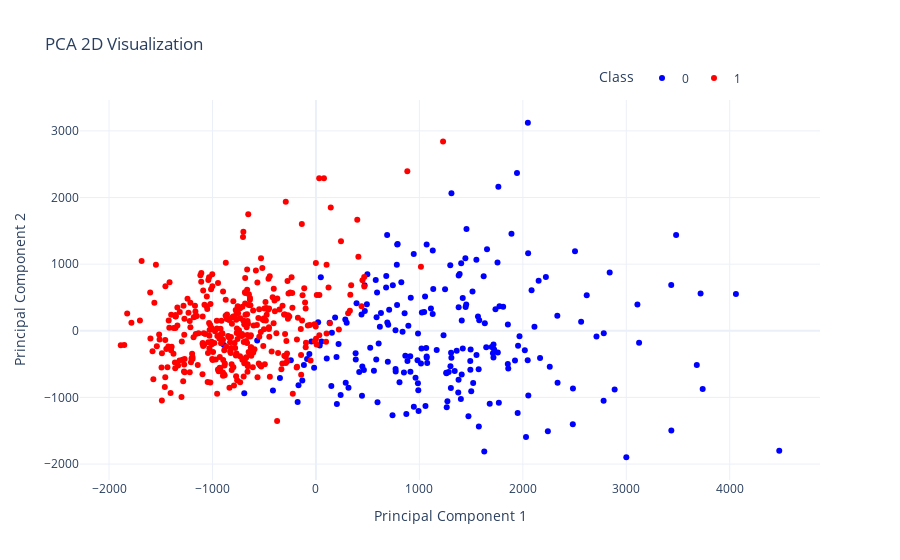

Notebook source saved alongside this figure:
### Code cell
from sklearn.decomposition import PCA
import plotly.express as px
import pandas as pd

# Réduction de dimension avec PCA en 2D
X_2D = PCA(n_components=2).fit_transform(X_quantized)

# Création d'un DataFrame pour faciliter la visualisation
df_2D = pd.DataFrame(X_2D, columns=["PC1", "PC2"])
df_2D["label"] = y

# define the colors
colors = ["blue" if label == 0 else "red" for label in df_2D["label"]]

# Visualisation avec Plotly
fig = px.scatter(df_2D, x="PC1", y="PC2", color=df_2D["label"].astype(str),
                 color_discrete_map={"0": "blue", "1": "red"},
                 title="PCA 2D Visualization", labels={"color": "Class"})
fig.update_xaxes(title_text="Principal Component 1", position=0.4)
fig.update_yaxes(title_text="Principal Component 2", position=0.1)

fig.update_layout(legend=dict(orientation="h", yanchor="bottom", y=1.02, xanchor="right", x=0.9))
fig.update_layout(template="plotly_white")

fig.show()

### Figure 1 — Plotly figure (JSON) as saved in the notebook; plotly's stock layout.template omitted (floating-point values rounded to 4 significant figures; data arrays with more than 128 entries replaced by an {"elided": "..."} marker saying what was removed)
{"data": [{"hovertemplate": "Class=0<br>PC1=%{x}<br>PC2=%{y}<extra></extra>", "legendgroup": "0", "marker": {"color": "blue", "symbol": "circle"}, "mode": "markers", "name": "0", "orientation": "v", "showlegend": true, "type": "scatter", "x": {"elided": "212 float values"}, "xaxis": "x", "y": {"elided": "212 float values"}, "yaxis": "y"}, {"hovertemplate": "Class=1<br>PC1=%{x}<br>PC2=%{y}<extra></extra>", "legendgroup": "1", "marker": {"color": "red", "symbol": "circle"}, "mode": "markers", "name": "1", "orientation": "v", "showlegend": true, "type": "scatter", "x": {"elided": "357 float values"}, "xaxis": "x", "y": {"elided": "357 float values"}, "yaxis": "y"}], "layout": {"legend": {"orientation": "h", "title": {"text": "Class"}, "tracegroupgap": 0, "x": 0.9, "xanchor": "right", "y": 1.02, "yanchor": "bottom"}, "title": {"text": "PCA 2D Visualization"}, "xaxis": {"anchor": "y", "domain": [0, 1], "position": 0.4, "title": {"text": "Principal Component 1"}}, "yaxis": {"anchor": "x", "domain": [0, 1], "position": 0.1, "title": {"text": "Principal Component 2"}}}}
